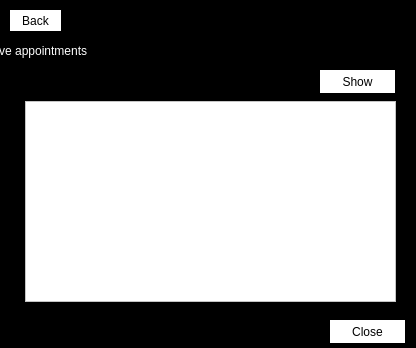
<?xml version="1.0" encoding="UTF-8"?>
<ui version="4.0">
 <class>Dialog</class>
 <widget class="QDialog" name="Dialog">
  <property name="geometry">
   <rect>
    <x>0</x>
    <y>0</y>
    <width>416</width>
    <height>348</height>
   </rect>
  </property>
  <property name="windowTitle">
   <string>Dialog</string>
  </property>
  <property name="styleSheet">
   <string notr="true">background-color:rgb(0, 0, 0);</string>
  </property>
  <widget class="QPushButton" name="closeAppTab">
   <property name="geometry">
    <rect>
     <x>330</x>
     <y>320</y>
     <width>75</width>
     <height>23</height>
    </rect>
   </property>
   <property name="styleSheet">
    <string notr="true">background-color:rgb(255, 255, 255);
font: 9pt &quot;MS Reference Sans Serif&quot;;
color:rgb(0, 0, 0);
border-radius:5px solid rgb(255, 0, 0);
</string>
   </property>
   <property name="text">
    <string>Close</string>
   </property>
  </widget>
  <widget class="QLabel" name="label_3">
   <property name="geometry">
    <rect>
     <x>-140</x>
     <y>30</y>
     <width>591</width>
     <height>41</height>
    </rect>
   </property>
   <property name="styleSheet">
    <string notr="true">font: italic 14pt &quot;MS Reference Sans Serif&quot;;
color:rgb(255, 255, 255);</string>
   </property>
   <property name="text">
    <string>                                    Active appointments</string>
   </property>
  </widget>
  <widget class="QListView" name="listView">
   <property name="geometry">
    <rect>
     <x>25</x>
     <y>101</y>
     <width>371</width>
     <height>201</height>
    </rect>
   </property>
   <property name="styleSheet">
    <string notr="true">colour: rgb(0, 0, 0);
background-color:rgb(255, 255, 255)</string>
   </property>
  </widget>
  <widget class="QPushButton" name="showButton">
   <property name="geometry">
    <rect>
     <x>320</x>
     <y>70</y>
     <width>75</width>
     <height>23</height>
    </rect>
   </property>
   <property name="styleSheet">
    <string notr="true">background-color:rgb(255, 255, 255);
font: 9pt &quot;MS Reference Sans Serif&quot;;
color:rgb(0, 0, 0);
border-radius:5px solid rgb(255, 0, 0);
</string>
   </property>
   <property name="text">
    <string>Show</string>
   </property>
  </widget>
  <widget class="QPushButton" name="activeBackButton">
   <property name="geometry">
    <rect>
     <x>10</x>
     <y>10</y>
     <width>51</width>
     <height>21</height>
    </rect>
   </property>
   <property name="styleSheet">
    <string notr="true">background-color:rgb(255, 255, 255);
font: 9pt &quot;MS Reference Sans Serif&quot;;
color:rgb(0, 0, 0);
border-radius:5px solid rgb(255, 0, 0);
</string>
   </property>
   <property name="text">
    <string>Back</string>
   </property>
  </widget>
 </widget>
 <resources/>
 <connections>
  <connection>
   <sender>closeAppTab</sender>
   <signal>clicked()</signal>
   <receiver>Dialog</receiver>
   <slot>close()</slot>
   <hints>
    <hint type="sourcelabel">
     <x>384</x>
     <y>325</y>
    </hint>
    <hint type="destinationlabel">
     <x>384</x>
     <y>306</y>
    </hint>
   </hints>
  </connection>
 </connections>
</ui>
